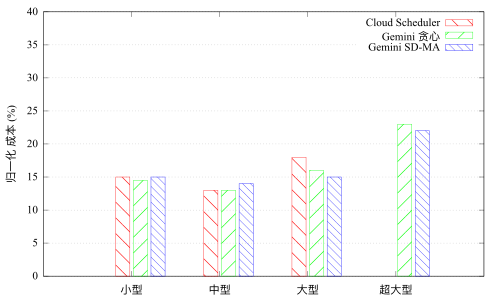

Source code (gnuplot):
set term pdfcairo font "Times New Roman,12"
set output 'cost.pdf'
set style histogram gap 2
set style data histogram
set style fill transparent pattern 4 border
set boxwidth 0.8
set grid ytics
#unset xtics
#set xlabel ""
set ylabel "归一化 成本 (%)"
#set xtics rotate by -15
set yrange [0:40]
#set logscale y
#set key inside left top noreverse noenhanced autotitles
plot 'cost.dat' u 2:xtic(1) t "Cloud Scheduler", "" u 4:xtic(1) t "Gemini 贪心", "" u 5:xtic(1) t "Gemini SD-MA"
quit
